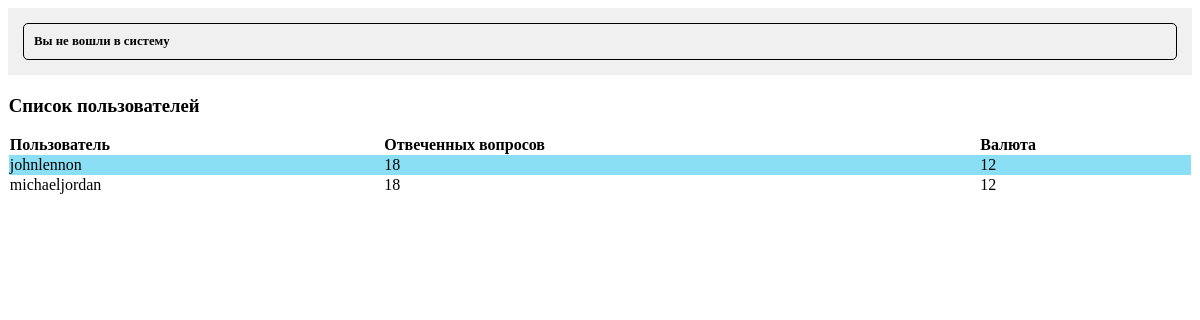
/users/, run on the app's committed database.
### polls/models.py (models this page shows, shortened)
class UserProfile(models.Model):
    user = models.OneToOneField(User, on_delete=models.CASCADE)
    currency = models.IntegerField(default=0)
    background_color = models.CharField(max_length=7, default='#FFFFFF')
    border_color = models.CharField(max_length=7, default='#000000')

### polls/views.py (the view)
# urls.py: path('users/', views.user_list, name='user_list'),
def user_list(request):
    users = UserProfile.objects.all().select_related('user')
    answers = UserAnswer.objects.all()
    return render(request, 'user_list.html', {'users': users})

### polls/templates/user_list.html
{% extends 'base.html' %}
{% block content %}
    <h3>Список пользователей</h3>
    <table style="border-collapse: collapse;">
        <tr align="left">
            <th>Пользователь</th>
            <th>Отвеченных вопросов</th>
            <th>Валюта</th>
        </tr>
        {% for profile in users %}
            <tr style="background-color: {{ profile.background_color }}; border-color: {{ profile.border_color }};">
                <td>{{ profile.user.username }}</td>
                <td>{{ profile.user.useranswer_set.count }}</td>
                <td>{{ profile.currency }}</td>
            </tr>
        {% endfor %}
    </table>
{% endblock %}

### polls/templates/base.html (style rules this page uses)
table { border-collapse: collapse; width: 100%; padding: 10px; }

### data on the page
UserProfile: user.username "johnlennon", user.useranswer_set.count "18", currency "12"
UserProfile: user.username "michaeljordan", user.useranswer_set.count "18", currency "12"
